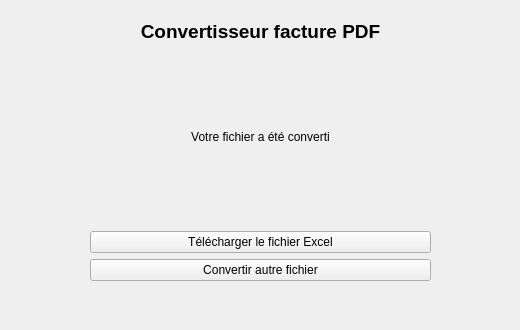
<?xml version="1.0" encoding="UTF-8"?>
<ui version="4.0">
 <class>Form</class>
 <widget class="QWidget" name="Form">
  <property name="geometry">
   <rect>
    <x>0</x>
    <y>0</y>
    <width>520</width>
    <height>330</height>
   </rect>
  </property>
  <property name="windowTitle">
   <string>Form</string>
  </property>
  <widget class="QWidget" name="verticalLayoutWidget">
   <property name="geometry">
    <rect>
     <x>90</x>
     <y>20</y>
     <width>341</width>
     <height>261</height>
    </rect>
   </property>
   <layout class="QVBoxLayout" name="verticalLayout">
    <item>
     <widget class="QLabel" name="label">
      <property name="text">
       <string>&lt;html&gt;&lt;head/&gt;&lt;body&gt;&lt;p align=&quot;center&quot;&gt;&lt;span style=&quot; font-size:14pt; font-weight:700;&quot;&gt;Convertisseur facture PDF&lt;/span&gt;&lt;/p&gt;&lt;/body&gt;&lt;/html&gt;</string>
      </property>
     </widget>
    </item>
    <item>
     <spacer name="verticalSpacer">
      <property name="orientation">
       <enum>Qt::Orientation::Vertical</enum>
      </property>
      <property name="sizeHint" stdset="0">
       <size>
        <width>20</width>
        <height>40</height>
       </size>
      </property>
     </spacer>
    </item>
    <item>
     <widget class="QLabel" name="label_2">
      <property name="text">
       <string>&lt;html&gt;&lt;head/&gt;&lt;body&gt;&lt;p align=&quot;center&quot;&gt;Votre fichier a été converti&lt;/p&gt;&lt;/body&gt;&lt;/html&gt;</string>
      </property>
     </widget>
    </item>
    <item>
     <spacer name="verticalSpacer_2">
      <property name="orientation">
       <enum>Qt::Orientation::Vertical</enum>
      </property>
      <property name="sizeHint" stdset="0">
       <size>
        <width>20</width>
        <height>40</height>
       </size>
      </property>
     </spacer>
    </item>
    <item>
     <widget class="QPushButton" name="b_Telecharger_Facture_Excel">
      <property name="text">
       <string>Télécharger le fichier Excel</string>
      </property>
     </widget>
    </item>
    <item>
     <widget class="QPushButton" name="b_Convertir_Autre_Facture">
      <property name="text">
       <string>Convertir autre fichier</string>
      </property>
     </widget>
    </item>
   </layout>
  </widget>
 </widget>
 <resources/>
 <connections/>
</ui>
